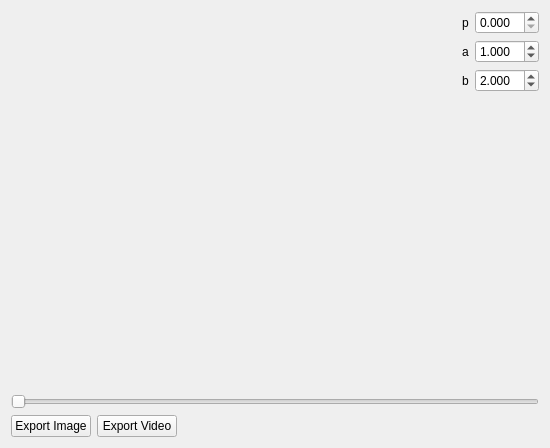
<?xml version="1.0" encoding="UTF-8"?>
<ui version="4.0">
 <class>Dialog</class>
 <widget class="QDialog" name="Dialog">
  <property name="windowModality">
   <enum>Qt::NonModal</enum>
  </property>
  <property name="geometry">
   <rect>
    <x>0</x>
    <y>0</y>
    <width>550</width>
    <height>448</height>
   </rect>
  </property>
  <property name="windowTitle">
   <string>Dialog</string>
  </property>
  <property name="modal">
   <bool>true</bool>
  </property>
  <layout class="QGridLayout" name="gridLayout">
   <item row="0" column="1">
    <layout class="QFormLayout" name="formLayout">
     <property name="fieldGrowthPolicy">
      <enum>QFormLayout::FieldsStayAtSizeHint</enum>
     </property>
     <item row="0" column="0">
      <widget class="QLabel" name="label">
       <property name="text">
        <string>p</string>
       </property>
      </widget>
     </item>
     <item row="0" column="1">
      <widget class="QDoubleSpinBox" name="inputP">
       <property name="decimals">
        <number>3</number>
       </property>
       <property name="maximum">
        <double>99.000000000000000</double>
       </property>
       <property name="singleStep">
        <double>0.100000000000000</double>
       </property>
      </widget>
     </item>
     <item row="1" column="0">
      <widget class="QLabel" name="label_2">
       <property name="text">
        <string>a</string>
       </property>
      </widget>
     </item>
     <item row="1" column="1">
      <widget class="QDoubleSpinBox" name="inputA">
       <property name="decimals">
        <number>3</number>
       </property>
       <property name="minimum">
        <double>0.000000000000000</double>
       </property>
       <property name="maximum">
        <double>99.000000000000000</double>
       </property>
       <property name="singleStep">
        <double>0.100000000000000</double>
       </property>
       <property name="value">
        <double>1.000000000000000</double>
       </property>
      </widget>
     </item>
     <item row="2" column="0">
      <widget class="QLabel" name="label_3">
       <property name="text">
        <string>b</string>
       </property>
      </widget>
     </item>
     <item row="2" column="1">
      <widget class="QDoubleSpinBox" name="inputB">
       <property name="decimals">
        <number>3</number>
       </property>
       <property name="maximum">
        <double>99.000000000000000</double>
       </property>
       <property name="singleStep">
        <double>0.100000000000000</double>
       </property>
       <property name="value">
        <double>2.000000000000000</double>
       </property>
      </widget>
     </item>
    </layout>
   </item>
   <item row="1" column="0" colspan="2">
    <widget class="QSlider" name="inputTime">
     <property name="orientation">
      <enum>Qt::Horizontal</enum>
     </property>
    </widget>
   </item>
   <item row="2" column="0" colspan="2">
    <layout class="QHBoxLayout" name="horizontalLayout_2">
     <item>
      <widget class="QPushButton" name="btnExportImage">
       <property name="focusPolicy">
        <enum>Qt::NoFocus</enum>
       </property>
       <property name="text">
        <string>Export Image</string>
       </property>
      </widget>
     </item>
     <item>
      <widget class="QPushButton" name="btnExportVideo">
       <property name="focusPolicy">
        <enum>Qt::NoFocus</enum>
       </property>
       <property name="text">
        <string>Export Video</string>
       </property>
      </widget>
     </item>
     <item>
      <widget class="QWidget" name="widget" native="true">
       <property name="sizePolicy">
        <sizepolicy hsizetype="Expanding" vsizetype="Preferred">
         <horstretch>0</horstretch>
         <verstretch>0</verstretch>
        </sizepolicy>
       </property>
      </widget>
     </item>
    </layout>
   </item>
   <item row="0" column="0">
    <widget class="QWidget" name="outputArea" native="true">
     <property name="sizePolicy">
      <sizepolicy hsizetype="Expanding" vsizetype="Expanding">
       <horstretch>0</horstretch>
       <verstretch>0</verstretch>
      </sizepolicy>
     </property>
    </widget>
   </item>
  </layout>
 </widget>
 <resources/>
 <connections/>
</ui>
